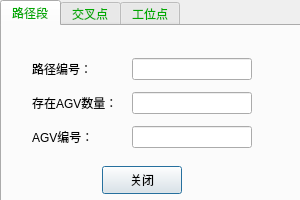
<?xml version="1.0" encoding="UTF-8"?>
<ui version="4.0">
 <class>Dialog_ViewStatus</class>
 <widget class="QDialog" name="Dialog_ViewStatus">
  <property name="geometry">
   <rect>
    <x>0</x>
    <y>0</y>
    <width>300</width>
    <height>200</height>
   </rect>
  </property>
  <property name="windowTitle">
   <string>查看状态</string>
  </property>
  <widget class="QTabWidget" name="Tab_view">
   <property name="geometry">
    <rect>
     <x>0</x>
     <y>0</y>
     <width>391</width>
     <height>291</height>
    </rect>
   </property>
   <property name="styleSheet">
    <string notr="true">color: rgb(0, 170, 0);
font: 10pt &quot;黑体&quot;;</string>
   </property>
   <property name="currentIndex">
    <number>0</number>
   </property>
   <widget class="QWidget" name="tab">
    <attribute name="title">
     <string>路径段</string>
    </attribute>
    <widget class="QPushButton" name="Btn_closeRoute">
     <property name="geometry">
      <rect>
       <x>100</x>
       <y>140</y>
       <width>80</width>
       <height>28</height>
      </rect>
     </property>
     <property name="styleSheet">
      <string notr="true">color: rgb(0, 0, 0);
font: 9pt &quot;宋体&quot;;</string>
     </property>
     <property name="text">
      <string>关闭</string>
     </property>
    </widget>
    <widget class="QWidget" name="layoutWidget">
     <property name="geometry">
      <rect>
       <x>30</x>
       <y>30</y>
       <width>221</width>
       <height>97</height>
      </rect>
     </property>
     <layout class="QVBoxLayout" name="verticalLayout">
      <property name="spacing">
       <number>10</number>
      </property>
      <item>
       <layout class="QHBoxLayout" name="horizontalLayout">
        <item>
         <widget class="QLabel" name="label">
          <property name="minimumSize">
           <size>
            <width>90</width>
            <height>0</height>
           </size>
          </property>
          <property name="maximumSize">
           <size>
            <width>90</width>
            <height>16777215</height>
           </size>
          </property>
          <property name="styleSheet">
           <string notr="true">color: rgb(0, 0, 0);
font: 9pt &quot;宋体&quot;;</string>
          </property>
          <property name="text">
           <string>路径编号：</string>
          </property>
         </widget>
        </item>
        <item>
         <widget class="QLineEdit" name="LineEdit_routeNo">
          <property name="minimumSize">
           <size>
            <width>120</width>
            <height>0</height>
           </size>
          </property>
          <property name="maximumSize">
           <size>
            <width>80</width>
            <height>16777215</height>
           </size>
          </property>
          <property name="styleSheet">
           <string notr="true">color: rgb(0, 0, 0);
font: 9pt &quot;宋体&quot;;</string>
          </property>
         </widget>
        </item>
       </layout>
      </item>
      <item>
       <layout class="QHBoxLayout" name="horizontalLayout_2">
        <item>
         <widget class="QLabel" name="label_2">
          <property name="minimumSize">
           <size>
            <width>90</width>
            <height>0</height>
           </size>
          </property>
          <property name="maximumSize">
           <size>
            <width>90</width>
            <height>16777215</height>
           </size>
          </property>
          <property name="styleSheet">
           <string notr="true">color: rgb(0, 0, 0);
font: 9pt &quot;宋体&quot;;</string>
          </property>
          <property name="text">
           <string>存在AGV数量：</string>
          </property>
         </widget>
        </item>
        <item>
         <widget class="QLineEdit" name="LineEdit_agvAccount">
          <property name="minimumSize">
           <size>
            <width>120</width>
            <height>0</height>
           </size>
          </property>
          <property name="maximumSize">
           <size>
            <width>80</width>
            <height>16777215</height>
           </size>
          </property>
          <property name="styleSheet">
           <string notr="true">color: rgb(0, 0, 0);
font: 9pt &quot;宋体&quot;;</string>
          </property>
         </widget>
        </item>
       </layout>
      </item>
      <item>
       <layout class="QHBoxLayout" name="horizontalLayout_3">
        <item>
         <widget class="QLabel" name="label_3">
          <property name="minimumSize">
           <size>
            <width>90</width>
            <height>0</height>
           </size>
          </property>
          <property name="maximumSize">
           <size>
            <width>90</width>
            <height>16777215</height>
           </size>
          </property>
          <property name="styleSheet">
           <string notr="true">color: rgb(0, 0, 0);
font: 9pt &quot;宋体&quot;;</string>
          </property>
          <property name="text">
           <string>AGV编号：</string>
          </property>
         </widget>
        </item>
        <item>
         <widget class="QLineEdit" name="LineEdit_agvNo">
          <property name="minimumSize">
           <size>
            <width>120</width>
            <height>0</height>
           </size>
          </property>
          <property name="maximumSize">
           <size>
            <width>80</width>
            <height>16777215</height>
           </size>
          </property>
          <property name="styleSheet">
           <string notr="true">color: rgb(0, 0, 0);
font: 9pt &quot;宋体&quot;;</string>
          </property>
         </widget>
        </item>
       </layout>
      </item>
     </layout>
    </widget>
   </widget>
   <widget class="QWidget" name="tab_2">
    <attribute name="title">
     <string>交叉点</string>
    </attribute>
    <widget class="QWidget" name="layoutWidget_3">
     <property name="geometry">
      <rect>
       <x>60</x>
       <y>20</y>
       <width>181</width>
       <height>97</height>
      </rect>
     </property>
     <layout class="QVBoxLayout" name="verticalLayout_2">
      <property name="spacing">
       <number>10</number>
      </property>
      <item>
       <layout class="QHBoxLayout" name="horizontalLayout_4">
        <item>
         <widget class="QLabel" name="label_4">
          <property name="minimumSize">
           <size>
            <width>90</width>
            <height>0</height>
           </size>
          </property>
          <property name="maximumSize">
           <size>
            <width>90</width>
            <height>16777215</height>
           </size>
          </property>
          <property name="styleSheet">
           <string notr="true">color: rgb(0, 0, 0);
font: 9pt &quot;宋体&quot;;</string>
          </property>
          <property name="text">
           <string>交叉点编号：</string>
          </property>
         </widget>
        </item>
        <item>
         <widget class="QLineEdit" name="LineEdit_crossNo">
          <property name="minimumSize">
           <size>
            <width>80</width>
            <height>0</height>
           </size>
          </property>
          <property name="maximumSize">
           <size>
            <width>80</width>
            <height>16777215</height>
           </size>
          </property>
          <property name="styleSheet">
           <string notr="true">color: rgb(0, 0, 0);
font: 9pt &quot;宋体&quot;;</string>
          </property>
         </widget>
        </item>
       </layout>
      </item>
      <item>
       <layout class="QHBoxLayout" name="horizontalLayout_5">
        <item>
         <widget class="QLabel" name="label_5">
          <property name="minimumSize">
           <size>
            <width>90</width>
            <height>0</height>
           </size>
          </property>
          <property name="maximumSize">
           <size>
            <width>90</width>
            <height>16777215</height>
           </size>
          </property>
          <property name="styleSheet">
           <string notr="true">color: rgb(0, 0, 0);
font: 9pt &quot;宋体&quot;;</string>
          </property>
          <property name="text">
           <string>状态：</string>
          </property>
         </widget>
        </item>
        <item>
         <widget class="QLineEdit" name="LineEdit_crossStatus">
          <property name="minimumSize">
           <size>
            <width>80</width>
            <height>0</height>
           </size>
          </property>
          <property name="maximumSize">
           <size>
            <width>80</width>
            <height>16777215</height>
           </size>
          </property>
          <property name="styleSheet">
           <string notr="true">color: rgb(0, 0, 0);
font: 9pt &quot;宋体&quot;;</string>
          </property>
         </widget>
        </item>
       </layout>
      </item>
      <item>
       <layout class="QHBoxLayout" name="horizontalLayout_6">
        <item>
         <widget class="QLabel" name="label_6">
          <property name="minimumSize">
           <size>
            <width>90</width>
            <height>0</height>
           </size>
          </property>
          <property name="maximumSize">
           <size>
            <width>90</width>
            <height>16777215</height>
           </size>
          </property>
          <property name="styleSheet">
           <string notr="true">color: rgb(0, 0, 0);
font: 9pt &quot;宋体&quot;;</string>
          </property>
          <property name="text">
           <string>占用AGV编号：</string>
          </property>
         </widget>
        </item>
        <item>
         <widget class="QLineEdit" name="LineEdit_occupyCross">
          <property name="minimumSize">
           <size>
            <width>80</width>
            <height>0</height>
           </size>
          </property>
          <property name="maximumSize">
           <size>
            <width>80</width>
            <height>16777215</height>
           </size>
          </property>
          <property name="styleSheet">
           <string notr="true">color: rgb(0, 0, 0);
font: 9pt &quot;宋体&quot;;</string>
          </property>
         </widget>
        </item>
       </layout>
      </item>
     </layout>
    </widget>
    <widget class="QPushButton" name="Btn_closeCross">
     <property name="geometry">
      <rect>
       <x>100</x>
       <y>140</y>
       <width>80</width>
       <height>28</height>
      </rect>
     </property>
     <property name="styleSheet">
      <string notr="true">color: rgb(0, 0, 0);
font: 9pt &quot;宋体&quot;;</string>
     </property>
     <property name="text">
      <string>关闭</string>
     </property>
    </widget>
   </widget>
   <widget class="QWidget" name="tab_3">
    <attribute name="title">
     <string>工位点</string>
    </attribute>
    <widget class="QWidget" name="layoutWidget_4">
     <property name="geometry">
      <rect>
       <x>60</x>
       <y>20</y>
       <width>181</width>
       <height>97</height>
      </rect>
     </property>
     <layout class="QVBoxLayout" name="verticalLayout_3">
      <property name="spacing">
       <number>10</number>
      </property>
      <item>
       <layout class="QHBoxLayout" name="horizontalLayout_7">
        <item>
         <widget class="QLabel" name="label_7">
          <property name="minimumSize">
           <size>
            <width>90</width>
            <height>0</height>
           </size>
          </property>
          <property name="maximumSize">
           <size>
            <width>90</width>
            <height>16777215</height>
           </size>
          </property>
          <property name="styleSheet">
           <string notr="true">color: rgb(0, 0, 0);
font: 9pt &quot;宋体&quot;;</string>
          </property>
          <property name="text">
           <string>工位点编号：</string>
          </property>
         </widget>
        </item>
        <item>
         <widget class="QLineEdit" name="LineEdit_stationNo">
          <property name="minimumSize">
           <size>
            <width>80</width>
            <height>0</height>
           </size>
          </property>
          <property name="maximumSize">
           <size>
            <width>80</width>
            <height>16777215</height>
           </size>
          </property>
          <property name="styleSheet">
           <string notr="true">color: rgb(0, 0, 0);
font: 9pt &quot;宋体&quot;;</string>
          </property>
         </widget>
        </item>
       </layout>
      </item>
      <item>
       <layout class="QHBoxLayout" name="horizontalLayout_8">
        <item>
         <widget class="QLabel" name="label_8">
          <property name="minimumSize">
           <size>
            <width>90</width>
            <height>0</height>
           </size>
          </property>
          <property name="maximumSize">
           <size>
            <width>90</width>
            <height>16777215</height>
           </size>
          </property>
          <property name="styleSheet">
           <string notr="true">color: rgb(0, 0, 0);
font: 9pt &quot;宋体&quot;;</string>
          </property>
          <property name="text">
           <string>状态：</string>
          </property>
         </widget>
        </item>
        <item>
         <widget class="QLineEdit" name="LineEdit_stationStatus">
          <property name="minimumSize">
           <size>
            <width>80</width>
            <height>0</height>
           </size>
          </property>
          <property name="maximumSize">
           <size>
            <width>80</width>
            <height>16777215</height>
           </size>
          </property>
          <property name="styleSheet">
           <string notr="true">color: rgb(0, 0, 0);
font: 9pt &quot;宋体&quot;;</string>
          </property>
         </widget>
        </item>
       </layout>
      </item>
      <item>
       <layout class="QHBoxLayout" name="horizontalLayout_9">
        <item>
         <widget class="QLabel" name="label_9">
          <property name="minimumSize">
           <size>
            <width>90</width>
            <height>0</height>
           </size>
          </property>
          <property name="maximumSize">
           <size>
            <width>90</width>
            <height>16777215</height>
           </size>
          </property>
          <property name="styleSheet">
           <string notr="true">color: rgb(0, 0, 0);
font: 9pt &quot;宋体&quot;;</string>
          </property>
          <property name="text">
           <string>占用AGV编号：</string>
          </property>
         </widget>
        </item>
        <item>
         <widget class="QLineEdit" name="LineEdit_occupyStation">
          <property name="minimumSize">
           <size>
            <width>80</width>
            <height>0</height>
           </size>
          </property>
          <property name="maximumSize">
           <size>
            <width>80</width>
            <height>16777215</height>
           </size>
          </property>
          <property name="styleSheet">
           <string notr="true">color: rgb(0, 0, 0);
font: 9pt &quot;宋体&quot;;</string>
          </property>
         </widget>
        </item>
       </layout>
      </item>
     </layout>
    </widget>
    <widget class="QPushButton" name="Btn_closeStation">
     <property name="geometry">
      <rect>
       <x>100</x>
       <y>140</y>
       <width>80</width>
       <height>28</height>
      </rect>
     </property>
     <property name="styleSheet">
      <string notr="true">color: rgb(0, 0, 0);
font: 9pt &quot;宋体&quot;;</string>
     </property>
     <property name="text">
      <string>关闭</string>
     </property>
    </widget>
   </widget>
  </widget>
 </widget>
 <resources/>
 <connections/>
</ui>
